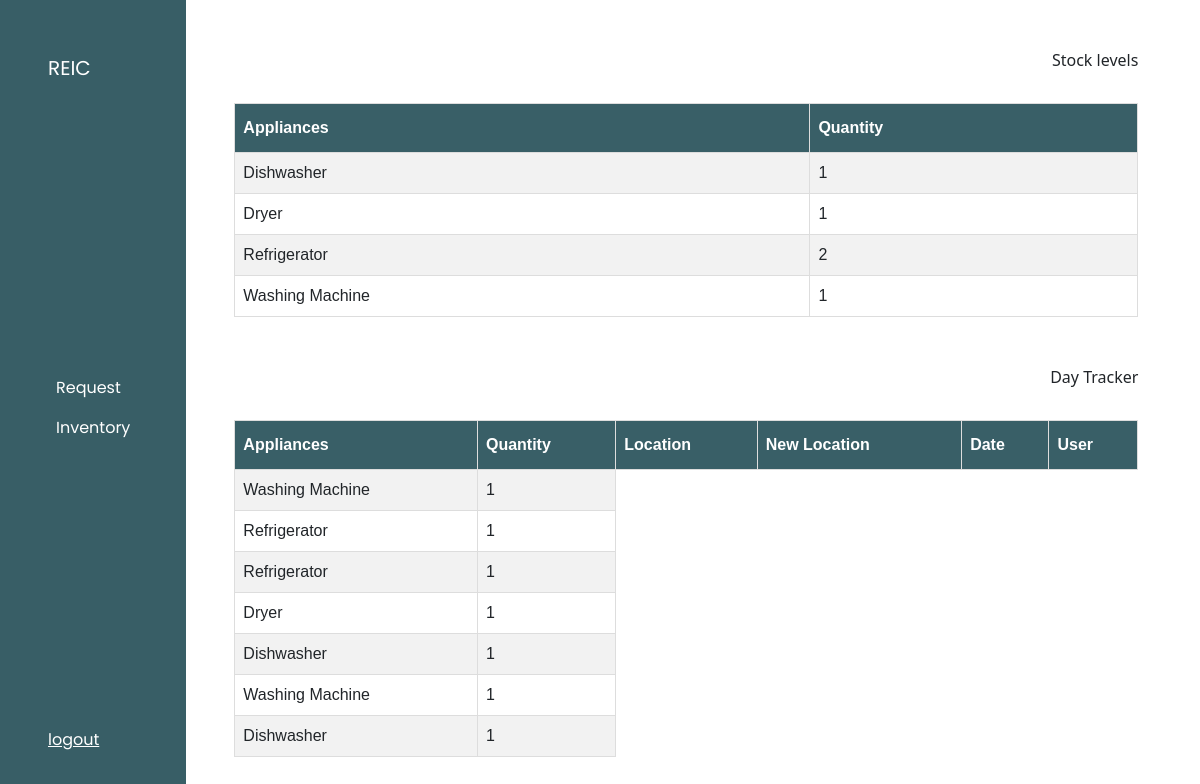
Page /user/user.php on the committed database.
### tables this page shows
CREATE TABLE `inventory` (
  `barcode_number` int(5) NOT NULL,
  `serial_no` int(5) NOT NULL,
  `appliances` varchar(255) NOT NULL,
  `date` date NOT NULL,
  `invoice_no` varchar(255) NOT NULL,
  `warranty_date` date NOT NULL,
  `quantity` int(5) NOT NULL,
  `Status` varchar(255) NOT NULL,
  `user` int(5) NOT NULL
);

### user/user.php (the view, shortened to what this page needs)
<!DOCTYPE html>
<html lang="en">
<head>
    <link rel="stylesheet" href="https://cdn.jsdelivr.net/npm/bootstrap@5.1.3/dist/css/bootstrap.min.css">
    <link rel="stylesheet" href="../css/user_styles/user_style.css">
</head>
<body>
<div class="d-flex flex-row dashboard">
    <nav class="navbar navbar-expand-lg p-5 flex-column align-items-start menu">
        <a class="navbar-brand text-white" href="#">REIC</a>
        <div class="collapse navbar-collapse" id="collapsibleNavbar">
            <ul class="navbar-nav flex-column">
                <li class="nav-item active">
                    <a href="request.php" class="nav-link text-white">Request</a>
                </li>
                <li class="nav-item">
                 <a href="restocking.php" class="nav-link text-white">Inventory</a>
                </li>
            </ul>
        </div>
        <a href="../index.php" class="logout text-white">logout</a>
    </nav>
    <div class="p-5 col-10 column-content" >
        <div class="column-content-header">
          <p class="label">Stock levels</p>
        </div>
        <div>
        <table id="customers">
            <tr>
            <th>Appliances</th>
            <th>Quantity</th>
            </tr>
            <?php
            include("../db/dbconn.php");
            $sql = "Select appliances, count(*) as quantity from inventory where status = 'Available' group by appliances";
            $result = mysqli_query($dbconn, $sql);
            while ($row = mysqli_fetch_array($result)) {
                if ($row['quantity']<=15) {
                    echo "<tr><td>".$row['appliances']."</td>";
                    echo "<td id='stocklevel'>".$row['quantity']."</td></tr>";
                }
            }
            ?>
        </table>
        </div>
        <div class="mt-5 column-content-header">
            <p class="label">Day Tracker</p>
        </div>
        <div >
        <table id="customers">
            <tr>
            <th>Appliances</th>
            <th>Quantity</th>
            <th>Location</th>
            <th>New Location</th>
            <th>Date</th>
            <th>User</th>
            </tr>
            <?php
            include("../db/dbconn.php");
            $sql = "Select * from inventory";
            $result = mysqli_query($dbconn, $sql);
            while ($row = mysqli_fetch_array($result)) {
                if ($row['quantity']<=15) {
                    echo "<tr><td>".$row['appliances']."</td>";
                    echo "<td id='stocklevel'>".$row['quantity']."</td></tr>";
                }
            }
            ?>
        </table>
        </div>
    </div>
</div>
</body>
</html>

### css/user_styles/user_style.css (style rules this page uses)
* { padding: 0; margin: 0; -webkit-box-sizing: border-box; box-sizing: border-box; }
body { background-color: white; }
.dashboard { height: 100vh; }
.menu { font-family: 'Poppins', sans-serif; background-color: #385e66; }
.column-content { display: -webkit-box; display: -ms-flexbox; display: flex; -webkit-box-orient: vertical; -webkit-box-direction: normal; -ms-flex-direction: column; flex-direction: column; }
.column-content-header { display: -webkit-box; display: -ms-flexbox; display: flex; -webkit-box-pack: right; -ms-flex-pack: right; justify-content: right; }
#customers { font-family: Arial, Helvetica, sans-serif; border-collapse: collapse; width: 100%; margin-top: 15px; }
#customers td, #customers th { border: 1px solid #ddd; padding: 8px; }
#customers tr:nth-child(even) { background-color: #f2f2f2; }
#customers th { padding-top: 12px; padding-bottom: 12px; text-align: left; background-color: #395F67; color: white; }

### rows in the picture
inventory: appliances "Washing Machine", quantity "1"
inventory: appliances "Refrigerator", quantity "1"
inventory: appliances "Refrigerator", quantity "1"
inventory: appliances "Dryer", quantity "1"
inventory: appliances "Dishwasher", quantity "1"
inventory: appliances "Washing Machine", quantity "1"
inventory: appliances "Dishwasher", quantity "1"

### other values in the picture
$row['appliances'] "Dishwasher"
$row['quantity'] "1"
$row['appliances'] "Dryer"
$row['appliances'] "Refrigerator"
$row['quantity'] "2"
$row['appliances'] "Washing Machine"
